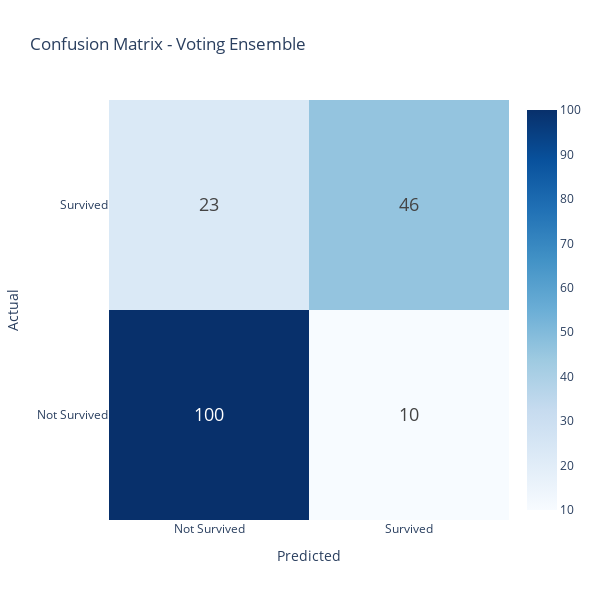

The notebook cell this image was saved under:
### Markdown cell above
## 17. Confusion Matrix

### Code cell
cm = confusion_matrix(y_val, val_pred)

fig = go.Figure(data=go.Heatmap(
    z=cm,
    x=['Not Survived', 'Survived'],
    y=['Not Survived', 'Survived'],
    colorscale='Blues',
    text=cm,
    texttemplate='%{text}',
    textfont={"size": 18}
))

fig.update_layout(
    title='Confusion Matrix - Voting Ensemble',
    xaxis_title='Predicted',
    yaxis_title='Actual',
    width=600,
    height=600
)

fig.show()

print("\nClassification Report:")
print(classification_report(y_val, val_pred, target_names=['Not Survived', 'Survived']))

### Figure 1 — Plotly figure (JSON) as saved in the notebook; plotly's stock layout.template omitted (floating-point values rounded to 4 significant figures)
{"data": [{"colorscale": [[0.0, "rgb(247,251,255)"], [0.125, "rgb(222,235,247)"], [0.25, "rgb(198,219,239)"], [0.375, "rgb(158,202,225)"], [0.5, "rgb(107,174,214)"], [0.625, "rgb(66,146,198)"], [0.75, "rgb(33,113,181)"], [0.875, "rgb(8,81,156)"], [1.0, "rgb(8,48,107)"]], "text": [[100, 10], [23, 46]], "textfont": {"size": 18}, "texttemplate": "%{text}", "type": "heatmap", "x": ["Not Survived", "Survived"], "y": ["Not Survived", "Survived"], "z": [[100, 10], [23, 46]]}], "layout": {"height": 600, "title": {"text": "Confusion Matrix - Voting Ensemble"}, "width": 600, "xaxis": {"title": {"text": "Predicted"}}, "yaxis": {"title": {"text": "Actual"}}}}
